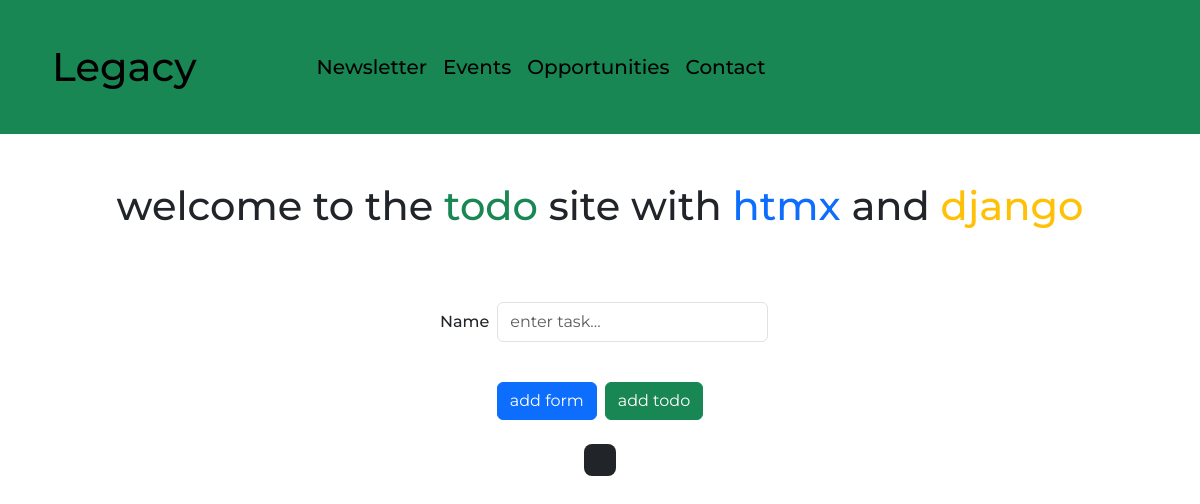
The app's page /, older data.
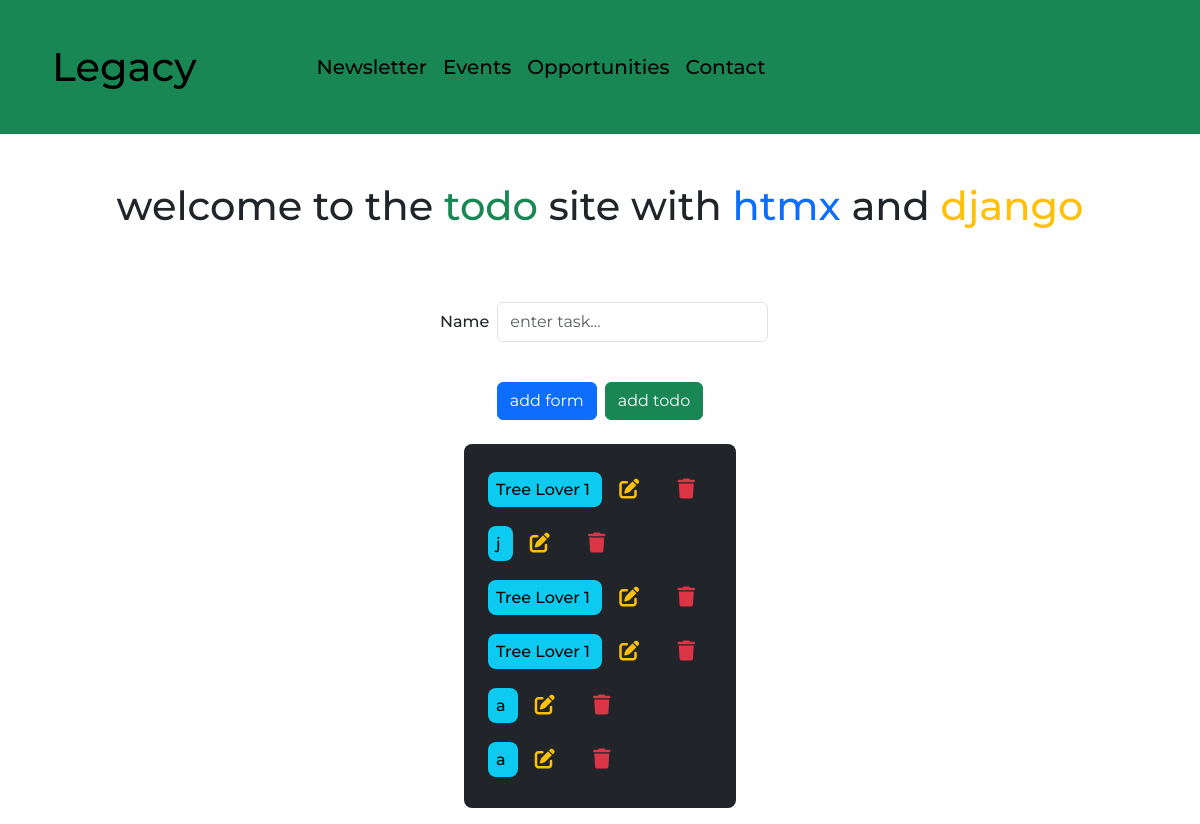
The same page, newer data.
### todo_app/models.py (models this page shows, shortened)
class Task(models.Model):
    name = models.CharField(max_length=20)
    complete = models.BooleanField(default=False)
    created = models.DateTimeField(auto_now_add=True)

### todo_app/views.py (the view)
# urls.py: path('', views.index, name="index"),
def index(request):
    context = {
        'form': TaskForm(),
        'todos': Task.objects.all().order_by('-id'),
    }
    return render(request, 'index.html', context)

### todo_app/forms.py
class TaskForm(forms.ModelForm):
    class Meta:
        model = Task
        fields = ('name',)
        widgets = {
            'name': forms.TextInput(attrs={'class': 'form-control', 'placeholder': 'enter task...'}),
        }

### todo_app/templates/index.html (shortened to what this page needs)
{% extends 'base.html' %} {% block content %}
  <div class="mt-5 mb-5 text-center">
    <h1>
      welcome to the <span class="text-success">todo</span> site with <span class="text-primary">htmx</span> and
      <span class="text-warning">django</span>
    </h1>
  </div>
  <div class="d-flex justify-content-center mt-5 row mb-3">
    <div class="col-8 col-md-4 " id="add_todo_form">
      <div class="mb-3 m-4">{% include 'partials/add_todo_form.html' %}</div>
    </div>
  </div>
  <div class="m-4 d-flex justify-content-center">
    <button
      class="btn btn-primary me-2"
      type="submit"
      hx-get="{% url 'add_form' %}"
      hx-target="#add_todo_form"
      hx-swap="beforeend"
    >
      add form
    </button>
    <button
      id="add_all"
      type="submit"
      class="btn btn-success"
      hx-target="#todo_list"
      hx-swap="beforeend"
    > add todo
    </button>
  </div>
  <div>
    {% include 'partials/todo_list.html' %}
  </div>
{% endblock %}

### todo_app/templates/partials/added_todo.html
<li
  class="col-12 col-md-12 col-sm-12 m-2 list-unstyled"
  hx-target="this"
  hx-swap="outerHTML"
>
  <a class="text-decoration-none text-black bg-info rounded-3 p-2">
    {{ added_todo.name }}
  </a>
  <button class="btn m-1" hx-get="{% url 'edit_click' added_todo.id %}">
    <i class="fa-solid fa-pen-to-square fs-5 text-warning"></i>
  </button>
  <button
    class="btn m-1"
    hx-delete="{% url 'delete_todo' added_todo.id %}"
    hx-target="#todo_list"
    hx-confirm="are you sure?"
  >
    <i class="fa-solid fa-trash fs-5 text-danger"></i>
  </button>
</li>

Row changes from the older to the newer data that the page shows:
added Task: name "Tree Lover 1"
added Task: name "j"
added Task: name "Tree Lover 1"
added Task: name "Tree Lover 1"
added Task: name "a"
added Task: name "a"
